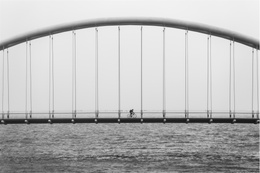
%> input picture Proj 03 Image sharpening/code/bicycle.jpg, 260 x 173 px, shrunk from 2509 x 1673 before the run
$ octave ImgSharping.m   (GNU Octave 9; MATLAB toolbox functions it lacks are replaced by stand-ins)
%> lines starting %> are read from the running program, lines starting %| are printed output that depends on the picture
% Image Sharping
% function:利用Sobel、Laplacian、high-boost等方法进行边缘检测和图像锐化
% Author: Wu Jiangnan 2019/4/5
%

clc;clear all;

Img=imread('bicycle.jpg');
%> Img is the input picture: size 173x260x3 uint8; min 12, max 247, mean 186
Img=im2double(Img);  % uint8 to double
%> Img: size 173x260x3 double
f=Img(:,:,1);        % 3 dimension to 2 dimension
f=imresize(f,0.3);   % Shrink the image
%> f: size 52x78 double
[SizeX,SizeY] = size(f);
%> SizeX = 52; SizeY = 78


%% edge detecting

GR=f;
GP=f;
GS=f;
GL=f;
for x=2:SizeX-1
    for y=2:SizeY-1
        % Roberts
        GRx(x,y)=f(x,y)-f(x+1,y+1);
        GRy(x,y)=f(x,y+1)-f(x+1,y);
        GR(x,y)=sqrt((GRx(x,y)).^2+(GRy(x,y)).^2);
        % Prewitt
        GPx(x,y)=(f(x-1,y+1)+f(x,y+1)+f(x+1,y+1))/3-(f(x-1,y-1)+f(x,y-1)+f(x+1,y-1))/3;
        GPy(x,y)=(f(x-1,y-1)+f(x-1,y)+f(x-1,y+1))/3-(f(x+1,y-1)+f(x+1,y)+f(x+1,y+1))/3;
        GP(x,y)=sqrt((GPx(x,y)).^2+(GPy(x,y)).^2);
        % Sobel
        GSx(x,y)=(f(x-1,y+1)+2*f(x,y+1)+f(x+1,y+1))/3-(f(x-1,y-1)+2*f(x,y-1)+f(x+1,y-1))/3;
        GSy(x,y)=(f(x-1,y-1)+2*f(x-1,y)+f(x-1,y+1))/3-(f(x+1,y-1)+2*f(x+1,y)+f(x+1,y+1))/3;
        GS(x,y)=sqrt((GSx(x,y)).^2+(GSy(x,y)).^2);
        % Laplacian with diagonal terms
        GL(x,y)=8*f(x,y)-f(x-1,y-1)-f(x-1,y)-f(x-1,y-1)-f(x,y-1)-f(x,y+1)-...
                           f(x+1,y-1)-f(x+1,y)-f(x+1,y+1);
    end
end
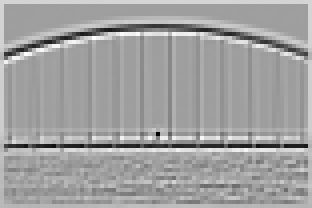
%> GL: size 52x78 double (shown 4 times larger); min -2.77, max 1.67, mean 0.0412; drawn with min black and max white
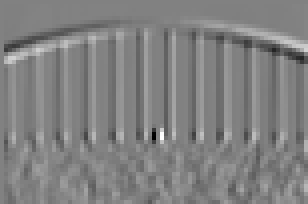
%> GPx: size 51x77 double (shown 4 times larger); min -0.276, max 0.268, mean 0.000103; drawn with min black and max white
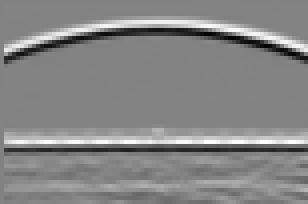
%> GPy: size 51x77 double (shown 4 times larger); min -0.652, max 0.626, mean 0.0196; drawn with min black and max white
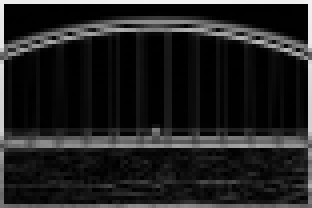
%> GR: size 52x78 double (shown 4 times larger); min 0.000199, max 0.949, mean 0.133
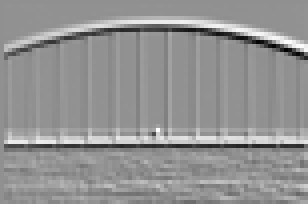
%> GRy: size 51x77 double (shown 4 times larger); min -0.625, max 0.474, mean 0.00963; drawn with min black and max white
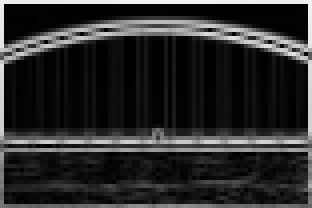
%> GS: size 52x78 double (shown 4 times larger); min 0.000528, max 0.949, mean 0.169

        % high-boosting
        w = fspecial('gaussian',[5,5],1);
        fGauss = imfilter(f,w,'replicate'); % Gaussian filter -image blurring
        Gmask= f - fGauss;


%% figure - edge
figure
subplot(2,2,1);
imshow(GL,[0,1]);title('Laplacian');
subplot(2,2,2);
imshow(GR,[0,1]);title('Roberts');
subplot(2,2,3);
imshow(GP,[0,1]);title('Prewitt');
subplot(2,2,4);
imshow(GS,[0,1]);title('Sobel');
figure; imshow(Gmask);title('Gmask(using Gaussian)');

figure
imshow(f,[0,1]);title('原图像');

%% figure- after sharping

figure; imshow(f+0.5*GL);title('Laplacian');
figure; imshow(f+0.5*GR);title('Roberts');
figure; imshow(f+0.5*GP);title('Prewitt');
figure; imshow(f+0.5*GS);title('Sobel');             % (weight)c=0.5
figure; imshow(f+3.5*Gmask);title('High-boosting   k=3.5 '); %High-boosting k=3.5

%% Laplacian  alpha=0.5 \ 1 \ 2


figure;imshow(f+0.5*GL);title('Laplacian  \alpha=0.5');
figure;imshow(f+1*GL);title('Laplacian  \alpha=1');
figure;imshow(f+2*GL);title('Laplacian  \alpha=2');

%% Unsharp masking & High-boost
figure; imshow(fGauss);title('Gauss');
figure; imshow(f+Gmask);title('Unsharp masking   k=1');  %Unsharp masking  k=1
figure; imshow(f+4*Gmask);title('High-boost   k=4');  % k=4
figure; imshow(f+20*Gmask);title('High-boost   k=20');  % k=20
%> after `imshow(f+20*Gmask)`:
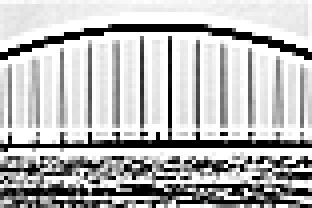
%> displayed picture: size 52x78, on the screen's scale of 0 to 255 (shown 4 times larger); min 0, max 255, mean 186.4
